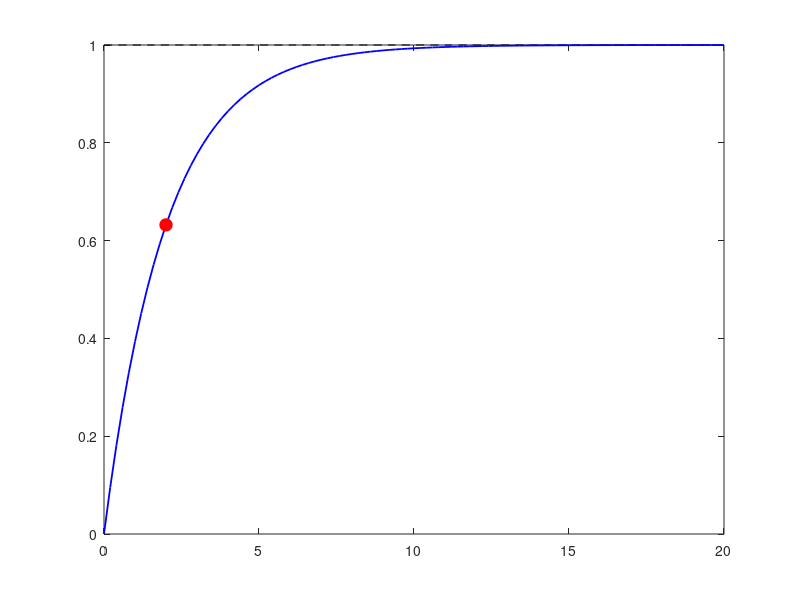

The MATLAB source for this figure: (Note: this script raises an error after producing the figure.)
%% First-Order System Response
% Ogata, Modern Control Engineering, Ch. 5: First-Order Systems
%
% A first-order system has the transfer function
%
% $\frac{Y(s)}{R(s)} = \frac{1}{Ts+1}$
%
% where $T$ is the system's *time constant*. Physically this is the
% same form derived for the RC circuit, the liquid-level tank, and the
% thermometer in |Mathematical Models/|.

%% Unit-Step Response Derivation
% With $R(s)=1/s$:
%
% $Y(s) = \frac{1}{Ts+1}\cdot\frac{1}{s} = \frac{1}{s} - \frac{T}{Ts+1}$
%
% Taking the inverse Laplace transform:
%
% $y(t) = 1 - e^{-t/T}, \quad t\ge 0$
%
% so $y(t)\to 1$ as $t\to\infty$ with no overshoot -- a first-order
% system's step response is always monotonic.
T = 2;
G = tf(1,[T 1]);

figure
[ys,ts] = step(G);
plot(ts, ones(size(ts)),'k--', ts, ys,'b','LineWidth',1.3)
hold on
plot(T, 1-exp(-1),'ro','MarkerSize',9,'MarkerFaceColor','r')
xline(T,'r:')
hold off
legend('Input step (before)','Output $y(t)$ (after)','$63.2\%$ at $t=T$', ...
    'Interpreter','latex','FontSize',11,'Location','southeast')
title('First-Order Step: Input vs. Output (time constant $T$)','Interpreter','latex','FontSize',15)
ylabel('amplitude','Interpreter','latex','FontSize',16)
set(get(gca, 'YLabel'), 'Rotation', 0)
xlabel('$t$','Interpreter','latex','FontSize',20)

%% The 63.2% Time-Constant Rule
% At $t=T$: $y(T) = 1-e^{-1}\approx 0.632$. At $t=2T$,
% $y(2T)=1-e^{-2}\approx 0.865$; at $t=3T$, $y(3T)=1-e^{-3}\approx
% 0.950$; at $t=4T$, $y(4T)\approx 0.982$. By convention the system is
% considered to have settled after about $4T$ (the 2% settling-time
% rule).
[y,t] = step(G);
y_at_T  = interp1(t,y,T);
y_at_2T = interp1(t,y,2*T);
y_at_3T = interp1(t,y,3*T);
y_at_4T = interp1(t,y,4*T);
fprintf('y(T)  = %.4f (expect ~0.632)\n', y_at_T)
fprintf('y(2T) = %.4f (expect ~0.865)\n', y_at_2T)
fprintf('y(3T) = %.4f (expect ~0.950)\n', y_at_3T)
fprintf('y(4T) = %.4f (expect ~0.982)\n', y_at_4T)

%% Slope at the Origin
% Differentiating $y(t)=1-e^{-t/T}$ gives $\dot{y}(0)=1/T$: the
% tangent line drawn at $t=0$ reaches the final value $y=1$ exactly at
% $t=T$, a graphical method for reading $T$ off an experimental step
% response.
tangent = t/T;
figure
hold on
plot(t,y)
plot(t,tangent,'--')
ylim([0 1.2])
hold off
legend('$y(t)$','Tangent at $t=0$','Interpreter','latex','FontSize',14,'Location','southeast')
title('Graphical Time-Constant Estimation','Interpreter','latex','FontSize',20)
ylabel('$y(t)$','Interpreter','latex','FontSize',20)
set(get(gca, 'YLabel'), 'Rotation', 0)
xlabel('$t$','Interpreter','latex','FontSize',20)

%% Unit-Ramp and Unit-Impulse Response
% For a unit ramp input, $Y(s) = \frac{1}{s^2(Ts+1)}$, giving
% $y(t) = t - T + Te^{-t/T}$; the steady-state error to a ramp is a
% constant lag of $T$ seconds. For a unit impulse,
% $y(t) = \frac{1}{T}e^{-t/T}$ -- a decaying exponential starting at
% $1/T$.
figure
subplot(2,1,1)
t2 = 0:0.01:10;
y_ramp = t2 - T + T*exp(-t2/T);
plot(t2,y_ramp)
title('First-Order Ramp Response','Interpreter','latex','FontSize',16)
ylabel('$y(t)$','Interpreter','latex','FontSize',16)
set(get(gca, 'YLabel'), 'Rotation', 0)

subplot(2,1,2)
impulse(G)
title('First-Order Impulse Response','Interpreter','latex','FontSize',16)
ylabel('$y(t)$','Interpreter','latex','FontSize',16)
set(get(gca, 'YLabel'), 'Rotation', 0)
xlabel('$t$','Interpreter','latex','FontSize',16)
